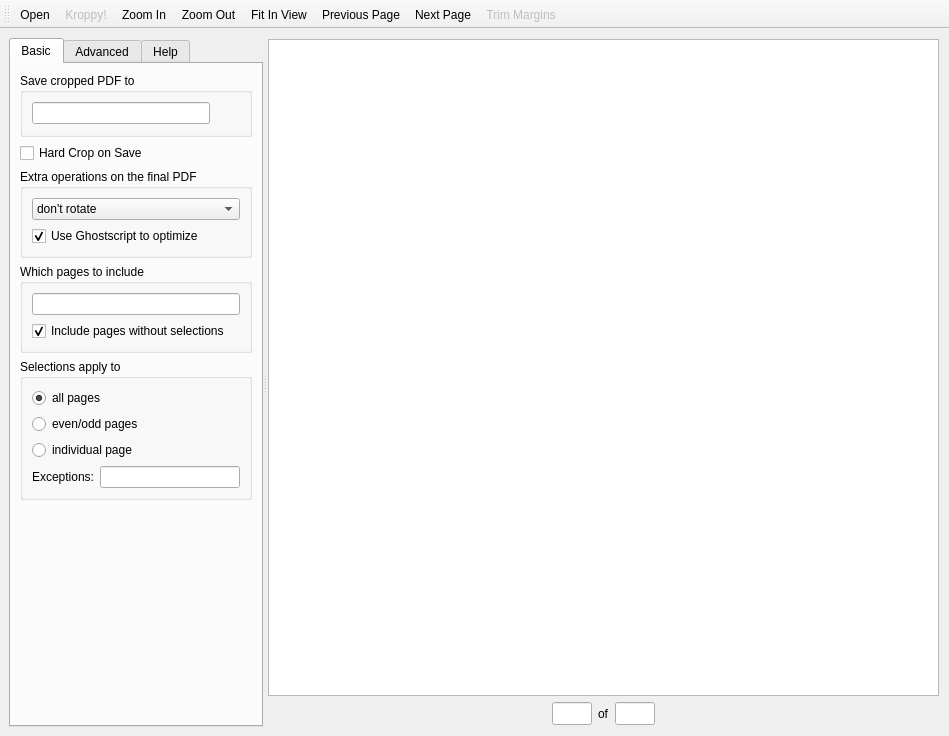
<?xml version="1.0" encoding="UTF-8"?>
<ui version="4.0">
 <class>MainWindow</class>
 <widget class="QMainWindow" name="MainWindow">
  <property name="geometry">
   <rect>
    <x>0</x>
    <y>0</y>
    <width>949</width>
    <height>736</height>
   </rect>
  </property>
  <widget class="QWidget" name="centralwidget">
   <layout class="QVBoxLayout" name="verticalLayout_7">
    <item>
     <widget class="QSplitter" name="splitter">
      <property name="orientation">
       <enum>Qt::Horizontal</enum>
      </property>
      <property name="childrenCollapsible">
       <bool>false</bool>
      </property>
      <widget class="QTabWidget" name="tabWidget">
       <property name="sizePolicy">
        <sizepolicy hsizetype="Preferred" vsizetype="Expanding">
         <horstretch>0</horstretch>
         <verstretch>0</verstretch>
        </sizepolicy>
       </property>
       <property name="currentIndex">
        <number>0</number>
       </property>
       <widget class="QWidget" name="tabBasic">
        <attribute name="title">
         <string>Basic</string>
        </attribute>
        <layout class="QVBoxLayout" name="verticalLayout_4">
         <item>
          <widget class="QGroupBox" name="groupSaveTo">
           <property name="title">
            <string>Save cropped PDF to</string>
           </property>
           <layout class="QGridLayout" name="gridLayout">
            <item row="0" column="0">
             <widget class="QLineEdit" name="editFile">
              <property name="toolTip">
               <string>&lt;p&gt;This is where the cropped PDF will be saved after you choose &lt;i&gt;Kroppy!&lt;/i&gt; in the menu.&lt;/p&gt;</string>
              </property>
             </widget>
            </item>
            <item row="0" column="1">
             <widget class="QToolButton" name="buttonFileSelect">
              <property name="toolTip">
               <string>&lt;p&gt;This is where the cropped PDF will be saved after you choose &lt;i&gt;Kroppy!&lt;/i&gt; in the menu.&lt;/p&gt;</string>
              </property>
              <property name="text">
               <string/>
              </property>
              <property name="autoRaise">
               <bool>true</bool>
              </property>
             </widget>
            </item>
           </layout>
          </widget>
         </item>
         <item>
          <widget class="QCheckBox" name="checkHardCrop">
           <property name="toolTip">
            <string>&lt;p&gt;Crop each embedded image to the visible page box while keeping its original encoding. Text and vector drawing are left unchanged. An image that cannot be cropped safely is left as it is.&lt;/p&gt;</string>
           </property>
           <property name="text">
            <string>Hard Crop on Save</string>
           </property>
           <property name="checked">
            <bool>false</bool>
           </property>
          </widget>
         </item>
         <item>
          <widget class="QGroupBox" name="groupPDFOperations">
           <property name="title">
            <string>Extra operations on the final PDF</string>
           </property>
           <property name="flat">
            <bool>false</bool>
           </property>
           <layout class="QVBoxLayout" name="verticalLayout_8">
            <item>
             <widget class="QComboBox" name="comboRotation">
              <item>
               <property name="text">
                <string>don't rotate</string>
               </property>
              </item>
              <item>
               <property name="text">
                <string>rotate left (90° counterclockwise)</string>
               </property>
              </item>
              <item>
               <property name="text">
                <string>rotate right (90° clockwise)</string>
               </property>
              </item>
              <item>
               <property name="text">
                <string>upside down</string>
               </property>
              </item>
             </widget>
            </item>
            <item>
             <widget class="QCheckBox" name="checkGhostscript">
              <property name="sizePolicy">
               <sizepolicy hsizetype="Minimum" vsizetype="Fixed">
                <horstretch>0</horstretch>
                <verstretch>0</verstretch>
               </sizepolicy>
              </property>
              <property name="toolTip">
               <string>&lt;p&gt;In order to use this option, Ghostscript must be installed and available as &lt;i&gt;gs&lt;/i&gt;. Whether this option actually improves the file size depends on the PDF file.&lt;/p&gt;</string>
              </property>
              <property name="text">
               <string>Use Ghostscript to optimize</string>
              </property>
              <property name="checked">
               <bool>true</bool>
              </property>
             </widget>
            </item>
           </layout>
          </widget>
         </item>
         <item>
          <widget class="QGroupBox" name="groupWhichPages">
           <property name="title">
            <string>Which pages to include</string>
           </property>
           <layout class="QVBoxLayout" name="verticalLayout">
            <item>
             <widget class="QLineEdit" name="editWhichPages">
              <property name="toolTip">
               <string>&lt;p&gt;Which pages to include in the output file.&lt;/p&gt;&lt;p&gt;&lt;i&gt;Eg:&lt;/i&gt; 1-5 for the first 5 pages
&lt;br&gt;&lt;i&gt;Eg:&lt;/i&gt; 2- for all but the first page
&lt;br&gt;&lt;i&gt;Eg:&lt;/i&gt; 1,4-5,7- to omit pages 2,3,6&lt;/p&gt;</string>
              </property>
             </widget>
            </item>
            <item>
             <widget class="QCheckBox" name="checkIncludePagesWithoutSelections">
              <property name="toolTip">
               <string>&lt;p&gt;If checked, pages without selections will be included in the output unchanged. Otherwise, such pages will be removed from the output.&lt;/p&gt;</string>
              </property>
              <property name="text">
               <string>Include pages without selections</string>
              </property>
              <property name="checked">
               <bool>true</bool>
              </property>
             </widget>
            </item>
           </layout>
          </widget>
         </item>
         <item>
          <widget class="QGroupBox" name="groupSelectionMode">
           <property name="toolTip">
            <string>&lt;p&gt;Should all pages be cropped based on the same selections? Maybe you want to treat even and odd pages differently? For full control you can crop each page using individual selections.&lt;/p&gt;</string>
           </property>
           <property name="title">
            <string>Selections apply to</string>
           </property>
           <property name="flat">
            <bool>false</bool>
           </property>
           <layout class="QGridLayout" name="gridLayout_2">
            <item row="0" column="0" colspan="2">
             <widget class="QRadioButton" name="radioSelAll">
              <property name="text">
               <string>all pages</string>
              </property>
              <property name="checked">
               <bool>true</bool>
              </property>
             </widget>
            </item>
            <item row="1" column="0" colspan="2">
             <widget class="QRadioButton" name="radioSelEvenOdd">
              <property name="text">
               <string>even/odd pages</string>
              </property>
             </widget>
            </item>
            <item row="2" column="0" colspan="2">
             <widget class="QRadioButton" name="radioSelIndividual">
              <property name="text">
               <string>individual page</string>
              </property>
             </widget>
            </item>
            <item row="3" column="0">
             <widget class="QLabel" name="labelSelExceptions">
              <property name="toolTip">
               <string>&lt;p&gt;List pages which require individual selections.&lt;/p&gt;</string>
              </property>
              <property name="text">
               <string>Exceptions:</string>
              </property>
             </widget>
            </item>
            <item row="3" column="1">
             <widget class="QLineEdit" name="editSelExceptions">
              <property name="toolTip">
               <string>&lt;p&gt;List pages which require individual selections.&lt;/p&gt;</string>
              </property>
             </widget>
            </item>
           </layout>
          </widget>
         </item>
         <item>
          <spacer name="verticalSpacer_3">
           <property name="orientation">
            <enum>Qt::Vertical</enum>
           </property>
           <property name="sizeHint" stdset="0">
            <size>
             <width>20</width>
             <height>484</height>
            </size>
           </property>
          </spacer>
         </item>
        </layout>
       </widget>
       <widget class="QWidget" name="tabAdvanced">
        <attribute name="title">
         <string>Advanced</string>
        </attribute>
        <layout class="QVBoxLayout" name="verticalLayout_5">
         <item>
          <widget class="QGroupBox" name="groupCurrentSel">
           <property name="enabled">
            <bool>false</bool>
           </property>
           <property name="toolTip">
            <string>&lt;p&gt;Click a selection to make it the current one. You can then set a fixed aspect ratio for this selection here.&lt;/p&gt;</string>
           </property>
           <property name="title">
            <string>Current Selection</string>
           </property>
           <layout class="QGridLayout" name="gridLayout_4">
            <item row="0" column="0" colspan="2">
             <widget class="QComboBox" name="comboSelAspectRatioType">
              <property name="toolTip">
               <string>&lt;p&gt;If your favorite aspect ratio is missing here, you can add it by editing the config file.&lt;/p&gt;</string>
              </property>
              <property name="editable">
               <bool>false</bool>
              </property>
              <property name="sizeAdjustPolicy">
               <enum>QComboBox::AdjustToContentsOnFirstShow</enum>
              </property>
             </widget>
            </item>
            <item row="1" column="1">
             <widget class="QLineEdit" name="editSelAspectRatio"/>
            </item>
            <item row="1" column="0">
             <widget class="QLabel" name="labelSelAspectRatio">
              <property name="text">
               <string>Aspect ratio:</string>
              </property>
             </widget>
            </item>
           </layout>
          </widget>
         </item>
         <item>
          <widget class="QGroupBox" name="groupTrimMargins">
           <property name="toolTip">
            <string>&lt;p&gt;Right-click a selection to automatically trim it.&lt;/p&gt;</string>
           </property>
           <property name="title">
            <string>Settings for trimming margins</string>
           </property>
           <layout class="QGridLayout" name="gridLayout_3">
            <item row="0" column="0" colspan="2">
             <widget class="QCheckBox" name="checkTrimUseAllPages">
              <property name="toolTip">
               <string>&lt;p&gt;If selected, all pages will be inspected (which can be very slow!) in order to determine the margins for auto trimming. Otherwise, only the current page is inspected.&lt;/p&gt;</string>
              </property>
              <property name="text">
               <string>Use all pages (slow!)</string>
              </property>
              <property name="checked">
               <bool>true</bool>
              </property>
             </widget>
            </item>
            <item row="1" column="0">
             <widget class="QLabel" name="labelPadding">
              <property name="toolTip">
               <string>&lt;p&gt;How much padding to use when trimming.&lt;/p&gt;&lt;p&gt;&lt;i&gt;Eg:&lt;/i&gt; 2 or 5,2 or 5,2,5,5 (interpreted as in CSS)&lt;/p&gt;</string>
              </property>
              <property name="text">
               <string>Padding:</string>
              </property>
             </widget>
            </item>
            <item row="1" column="1">
             <widget class="QLineEdit" name="editPadding">
              <property name="toolTip">
               <string>&lt;p&gt;How much padding to use when trimming.&lt;/p&gt;&lt;p&gt;&lt;i&gt;Eg:&lt;/i&gt; 2 or 5,2 or 5,2,5,5 (interpreted as in CSS)&lt;/p&gt;</string>
              </property>
              <property name="text">
               <string/>
              </property>
             </widget>
            </item>
            <item row="2" column="0">
             <widget class="QLabel" name="labelAllowedChanges">
              <property name="enabled">
               <bool>true</bool>
              </property>
              <property name="text">
               <string>Allowed changes:</string>
              </property>
             </widget>
            </item>
            <item row="2" column="1">
             <widget class="QLineEdit" name="editAllowedChanges">
              <property name="enabled">
               <bool>true</bool>
              </property>
             </widget>
            </item>
            <item row="3" column="0">
             <widget class="QLabel" name="labelSensitivity">
              <property name="enabled">
               <bool>true</bool>
              </property>
              <property name="text">
               <string>Color sensitivity:</string>
              </property>
             </widget>
            </item>
            <item row="3" column="1">
             <widget class="QLineEdit" name="editSensitivity">
              <property name="enabled">
               <bool>true</bool>
              </property>
             </widget>
            </item>
           </layout>
          </widget>
         </item>
         <item>
          <widget class="QGroupBox" name="groupDistribute">
           <property name="toolTip">
            <string>&lt;p&gt;Use this option if you want to break up each selection into pieces that exactly fit a certain aspect ratio. This is useful for displaying files on devices that don't support scrolling well.&lt;/p&gt;</string>
           </property>
           <property name="title">
            <string>Fit screen of device</string>
           </property>
           <layout class="QFormLayout" name="formLayout">
            <property name="fieldGrowthPolicy">
             <enum>QFormLayout::ExpandingFieldsGrow</enum>
            </property>
            <item row="0" column="0" colspan="2">
             <widget class="QComboBox" name="comboDistributeDevice">
              <property name="editable">
               <bool>false</bool>
              </property>
              <property name="sizeAdjustPolicy">
               <enum>QComboBox::AdjustToContentsOnFirstShow</enum>
              </property>
             </widget>
            </item>
            <item row="1" column="0">
             <widget class="QLabel" name="labelDistributeAspectRatio">
              <property name="text">
               <string>Aspect ratio:</string>
              </property>
             </widget>
            </item>
            <item row="1" column="1">
             <widget class="QLineEdit" name="editDistributeAspectRatio"/>
            </item>
            <item row="2" column="0" colspan="2">
             <widget class="QLabel" name="labelDistributeHelp">
              <property name="text">
               <string>&lt;p&gt;&lt;i&gt;Eg:&lt;/i&gt; 600:730 (ratio of width to height)&lt;/p&gt;</string>
              </property>
              <property name="wordWrap">
               <bool>true</bool>
              </property>
             </widget>
            </item>
           </layout>
          </widget>
         </item>
         <item>
          <spacer name="verticalSpacer">
           <property name="orientation">
            <enum>Qt::Vertical</enum>
           </property>
           <property name="sizeHint" stdset="0">
            <size>
             <width>20</width>
             <height>339</height>
            </size>
           </property>
          </spacer>
         </item>
        </layout>
       </widget>
       <widget class="QWidget" name="tabHelp">
        <attribute name="title">
         <string>Help</string>
        </attribute>
        <layout class="QVBoxLayout" name="verticalLayout_3">
         <item>
          <widget class="QLabel" name="labelHelp">
           <property name="sizePolicy">
            <sizepolicy hsizetype="Ignored" vsizetype="Preferred">
             <horstretch>0</horstretch>
             <verstretch>0</verstretch>
            </sizepolicy>
           </property>
           <property name="maximumSize">
            <size>
             <width>16777215</width>
             <height>16777215</height>
            </size>
           </property>
           <property name="baseSize">
            <size>
             <width>0</width>
             <height>0</height>
            </size>
           </property>
           <property name="text">
            <string>&lt;h3&gt;Getting started&lt;/h3&gt;
&lt;p&gt;Using your mouse, create one or more selections on the pdf document. These are the regions that will be included into the cropped file.&lt;/p&gt;
&lt;p&gt;When you are done, click &lt;i&gt;Kroppy!&lt;/i&gt; in the menu to create a cropped version of your document.&lt;/p&gt;
&lt;h3&gt;Hints&lt;/h3&gt;
&lt;p&gt;Right-click the page to create a selection for the full page (or a grid of selections).&lt;/p&gt;
&lt;p&gt;Right-click a selection to delete it. Or simply press the Delete key.&lt;/p&gt;
&lt;p&gt;You can choose to create individual selections for each page.&lt;/p&gt;
&lt;p&gt;You can automatically trim the margins of your selections.&lt;/p&gt;
&lt;p&gt;Examples and more information can be found at: &lt;a href='https://arminstraub.com/software/krop'&gt;arminstraub.com&lt;/a&gt;&lt;/p&gt;
</string>
           </property>
           <property name="textFormat">
            <enum>Qt::AutoText</enum>
           </property>
           <property name="wordWrap">
            <bool>true</bool>
           </property>
           <property name="openExternalLinks">
            <bool>true</bool>
           </property>
          </widget>
         </item>
         <item>
          <spacer name="verticalSpacer_2">
           <property name="orientation">
            <enum>Qt::Vertical</enum>
           </property>
           <property name="sizeHint" stdset="0">
            <size>
             <width>20</width>
             <height>524</height>
            </size>
           </property>
          </spacer>
         </item>
         <item>
          <widget class="QFrame" name="frameHelpCopyright">
           <property name="frameShape">
            <enum>QFrame::HLine</enum>
           </property>
          </widget>
         </item>
         <item>
          <widget class="QLabel" name="labelHelpCopyright">
           <property name="sizePolicy">
            <sizepolicy hsizetype="Ignored" vsizetype="Preferred">
             <horstretch>0</horstretch>
             <verstretch>0</verstretch>
            </sizepolicy>
           </property>
           <property name="toolTip">
            <string>&lt;p&gt;This program is free software and available to you in the hope that it will be useful; but without any warranty. It is distributed under the terms of the GNU General Public License (GPLv3+). See the accompanying files for more information.&lt;/p&gt;</string>
           </property>
           <property name="text">
            <string>&lt;p&gt;Copyright (C) 2010-2025 Armin Straub
&lt;br&gt;&lt;a href='https://arminstraub.com'&gt;https://arminstraub.com&lt;/a&gt;&lt;/p&gt;</string>
           </property>
           <property name="textFormat">
            <enum>Qt::AutoText</enum>
           </property>
           <property name="wordWrap">
            <bool>true</bool>
           </property>
           <property name="openExternalLinks">
            <bool>true</bool>
           </property>
          </widget>
         </item>
        </layout>
       </widget>
      </widget>
      <widget class="QFrame" name="frame">
       <property name="sizePolicy">
        <sizepolicy hsizetype="Expanding" vsizetype="Preferred">
         <horstretch>1</horstretch>
         <verstretch>0</verstretch>
        </sizepolicy>
       </property>
       <property name="frameShape">
        <enum>QFrame::NoFrame</enum>
       </property>
       <property name="frameShadow">
        <enum>QFrame::Raised</enum>
       </property>
       <layout class="QVBoxLayout" name="verticalLayout_2">
        <property name="margin">
         <number>1</number>
        </property>
        <item>
         <widget class="QGraphicsView" name="documentView">
          <property name="contextMenuPolicy">
           <enum>Qt::CustomContextMenu</enum>
          </property>
          <property name="frameShadow">
           <enum>QFrame::Sunken</enum>
          </property>
         </widget>
        </item>
        <item>
         <widget class="QFrame" name="frame_2">
          <property name="frameShape">
           <enum>QFrame::NoFrame</enum>
          </property>
          <property name="frameShadow">
           <enum>QFrame::Raised</enum>
          </property>
          <layout class="QHBoxLayout" name="horizontalLayout_2">
           <property name="margin">
            <number>0</number>
           </property>
           <item>
            <spacer name="horizontalSpacer">
             <property name="orientation">
              <enum>Qt::Horizontal</enum>
             </property>
             <property name="sizeType">
              <enum>QSizePolicy::Expanding</enum>
             </property>
             <property name="sizeHint" stdset="0">
              <size>
               <width>40</width>
               <height>20</height>
              </size>
             </property>
            </spacer>
           </item>
           <item>
            <widget class="QPushButton" name="buttonFirst">
             <property name="minimumSize">
              <size>
               <width>24</width>
               <height>24</height>
              </size>
             </property>
             <property name="maximumSize">
              <size>
               <width>24</width>
               <height>24</height>
              </size>
             </property>
             <property name="focusPolicy">
              <enum>Qt::NoFocus</enum>
             </property>
             <property name="text">
              <string/>
             </property>
             <property name="flat">
              <bool>true</bool>
             </property>
            </widget>
           </item>
           <item>
            <widget class="QPushButton" name="buttonPrevious">
             <property name="minimumSize">
              <size>
               <width>24</width>
               <height>24</height>
              </size>
             </property>
             <property name="maximumSize">
              <size>
               <width>24</width>
               <height>24</height>
              </size>
             </property>
             <property name="focusPolicy">
              <enum>Qt::NoFocus</enum>
             </property>
             <property name="text">
              <string/>
             </property>
             <property name="flat">
              <bool>true</bool>
             </property>
            </widget>
           </item>
           <item>
            <widget class="QLineEdit" name="editCurrentPage">
             <property name="sizePolicy">
              <sizepolicy hsizetype="Fixed" vsizetype="Fixed">
               <horstretch>0</horstretch>
               <verstretch>0</verstretch>
              </sizepolicy>
             </property>
             <property name="minimumSize">
              <size>
               <width>40</width>
               <height>23</height>
              </size>
             </property>
             <property name="maximumSize">
              <size>
               <width>40</width>
               <height>16777215</height>
              </size>
             </property>
             <property name="inputMask">
              <string/>
             </property>
             <property name="alignment">
              <set>Qt::AlignCenter</set>
             </property>
            </widget>
           </item>
           <item>
            <widget class="QLabel" name="label">
             <property name="text">
              <string>of</string>
             </property>
            </widget>
           </item>
           <item>
            <widget class="QLineEdit" name="editMaxPage">
             <property name="enabled">
              <bool>true</bool>
             </property>
             <property name="sizePolicy">
              <sizepolicy hsizetype="Fixed" vsizetype="Fixed">
               <horstretch>0</horstretch>
               <verstretch>0</verstretch>
              </sizepolicy>
             </property>
             <property name="minimumSize">
              <size>
               <width>40</width>
               <height>23</height>
              </size>
             </property>
             <property name="maximumSize">
              <size>
               <width>40</width>
               <height>16777215</height>
              </size>
             </property>
             <property name="autoFillBackground">
              <bool>false</bool>
             </property>
             <property name="inputMask">
              <string/>
             </property>
             <property name="frame">
              <bool>true</bool>
             </property>
             <property name="alignment">
              <set>Qt::AlignCenter</set>
             </property>
             <property name="readOnly">
              <bool>true</bool>
             </property>
            </widget>
           </item>
           <item>
            <widget class="QPushButton" name="buttonNext">
             <property name="minimumSize">
              <size>
               <width>24</width>
               <height>24</height>
              </size>
             </property>
             <property name="maximumSize">
              <size>
               <width>24</width>
               <height>24</height>
              </size>
             </property>
             <property name="focusPolicy">
              <enum>Qt::NoFocus</enum>
             </property>
             <property name="text">
              <string/>
             </property>
             <property name="flat">
              <bool>true</bool>
             </property>
            </widget>
           </item>
           <item>
            <widget class="QPushButton" name="buttonLast">
             <property name="minimumSize">
              <size>
               <width>24</width>
               <height>24</height>
              </size>
             </property>
             <property name="maximumSize">
              <size>
               <width>24</width>
               <height>24</height>
              </size>
             </property>
             <property name="focusPolicy">
              <enum>Qt::NoFocus</enum>
             </property>
             <property name="text">
              <string/>
             </property>
             <property name="flat">
              <bool>true</bool>
             </property>
            </widget>
           </item>
           <item>
            <spacer name="horizontalSpacer2">
             <property name="orientation">
              <enum>Qt::Horizontal</enum>
             </property>
             <property name="sizeType">
              <enum>QSizePolicy::Expanding</enum>
             </property>
             <property name="sizeHint" stdset="0">
              <size>
               <width>40</width>
               <height>20</height>
              </size>
             </property>
            </spacer>
           </item>
          </layout>
         </widget>
        </item>
       </layout>
      </widget>
     </widget>
    </item>
   </layout>
  </widget>
  <widget class="QMenuBar" name="menubar">
   <property name="geometry">
    <rect>
     <x>0</x>
     <y>0</y>
     <width>949</width>
     <height>21</height>
    </rect>
   </property>
  </widget>
  <widget class="QToolBar" name="toolBar">
   <property name="contextMenuPolicy">
    <enum>Qt::ActionsContextMenu</enum>
   </property>
   <property name="windowTitle">
    <string>toolBar</string>
   </property>
   <property name="movable">
    <bool>true</bool>
   </property>
   <property name="toolButtonStyle">
    <enum>Qt::ToolButtonFollowStyle</enum>
   </property>
   <property name="floatable">
    <bool>false</bool>
   </property>
   <attribute name="toolBarArea">
    <enum>TopToolBarArea</enum>
   </attribute>
   <attribute name="toolBarBreak">
    <bool>false</bool>
   </attribute>
   <addaction name="actionOpenFile"/>
   <addaction name="actionKrop"/>
   <addaction name="actionZoomIn"/>
   <addaction name="actionZoomOut"/>
   <addaction name="actionFitInView"/>
   <addaction name="actionPreviousPage"/>
   <addaction name="actionNextPage"/>
   <addaction name="actionTrimMarginsAll"/>
  </widget>
  <action name="actionZoomIn">
   <property name="text">
    <string>Zoom In</string>
   </property>
   <property name="shortcut">
    <string>Ctrl+=</string>
   </property>
  </action>
  <action name="actionZoomOut">
   <property name="text">
    <string>Zoom Out</string>
   </property>
   <property name="shortcut">
    <string>Ctrl+-</string>
   </property>
  </action>
  <action name="actionPreviousPage">
   <property name="text">
    <string>Previous Page</string>
   </property>
   <property name="shortcut">
    <string>PgUp</string>
   </property>
  </action>
  <action name="actionNextPage">
   <property name="text">
    <string>Next Page</string>
   </property>
   <property name="shortcut">
    <string>PgDown</string>
   </property>
  </action>
  <action name="actionOpenFile">
   <property name="text">
    <string>Open</string>
   </property>
   <property name="shortcut">
    <string>Ctrl+O</string>
   </property>
  </action>
  <action name="actionFitInView">
   <property name="checkable">
    <bool>true</bool>
   </property>
   <property name="text">
    <string>Fit In View</string>
   </property>
  </action>
  <action name="actionKrop">
   <property name="enabled">
    <bool>false</bool>
   </property>
   <property name="text">
    <string>Kroppy!</string>
   </property>
  </action>
  <action name="actionDeleteSelection">
   <property name="text">
    <string>Delete Selection</string>
   </property>
   <property name="shortcut">
    <string>Del</string>
   </property>
  </action>
  <action name="actionFirstPage">
   <property name="text">
    <string>First Page</string>
   </property>
   <property name="shortcut">
    <string>Home</string>
   </property>
  </action>
  <action name="actionLastPage">
   <property name="text">
    <string>Last Page</string>
   </property>
   <property name="shortcut">
    <string>End</string>
   </property>
  </action>
  <action name="actionTrimMargins">
   <property name="text">
    <string>Trim Margins</string>
   </property>
  </action>
  <action name="actionSelectFile">
   <property name="text">
    <string>Select File</string>
   </property>
  </action>
  <action name="actionTrimMarginsAll">
   <property name="enabled">
    <bool>false</bool>
   </property>
   <property name="text">
    <string>Trim Margins</string>
   </property>
   <property name="toolTip">
    <string>Trim Margins</string>
   </property>
   <property name="shortcut">
    <string>Ctrl+T</string>
   </property>
  </action>
  <action name="actionNewSelection">
   <property name="text">
    <string>New Selection</string>
   </property>
   <property name="toolTip">
    <string>New Selection</string>
   </property>
   <property name="shortcut">
    <string>Ins</string>
   </property>
  </action>
  <action name="actionNewSelectionGrid">
   <property name="text">
    <string>New Selection Grid...</string>
   </property>
   <property name="toolTip">
    <string>New Selection Grid...</string>
   </property>
   <property name="shortcut">
    <string>Shift+Ins</string>
   </property>
  </action>
 </widget>
 <resources/>
 <connections>
  <connection>
   <sender>buttonPrevious</sender>
   <signal>clicked()</signal>
   <receiver>actionPreviousPage</receiver>
   <slot>trigger()</slot>
   <hints>
    <hint type="sourcelabel">
     <x>548</x>
     <y>623</y>
    </hint>
    <hint type="destinationlabel">
     <x>-1</x>
     <y>-1</y>
    </hint>
   </hints>
  </connection>
  <connection>
   <sender>buttonNext</sender>
   <signal>clicked()</signal>
   <receiver>actionNextPage</receiver>
   <slot>trigger()</slot>
   <hints>
    <hint type="sourcelabel">
     <x>750</x>
     <y>623</y>
    </hint>
    <hint type="destinationlabel">
     <x>-1</x>
     <y>-1</y>
    </hint>
   </hints>
  </connection>
  <connection>
   <sender>buttonFirst</sender>
   <signal>clicked()</signal>
   <receiver>actionFirstPage</receiver>
   <slot>trigger()</slot>
   <hints>
    <hint type="sourcelabel">
     <x>535</x>
     <y>673</y>
    </hint>
    <hint type="destinationlabel">
     <x>-1</x>
     <y>-1</y>
    </hint>
   </hints>
  </connection>
  <connection>
   <sender>buttonLast</sender>
   <signal>clicked()</signal>
   <receiver>actionLastPage</receiver>
   <slot>trigger()</slot>
   <hints>
    <hint type="sourcelabel">
     <x>724</x>
     <y>673</y>
    </hint>
    <hint type="destinationlabel">
     <x>-1</x>
     <y>-1</y>
    </hint>
   </hints>
  </connection>
  <connection>
   <sender>buttonFileSelect</sender>
   <signal>clicked()</signal>
   <receiver>actionSelectFile</receiver>
   <slot>trigger()</slot>
   <hints>
    <hint type="sourcelabel">
     <x>281</x>
     <y>120</y>
    </hint>
    <hint type="destinationlabel">
     <x>-1</x>
     <y>-1</y>
    </hint>
   </hints>
  </connection>
 </connections>
</ui>
